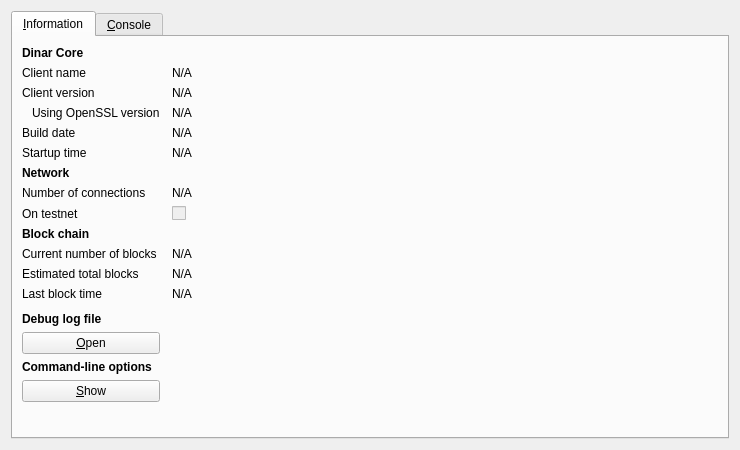
<?xml version="1.0" encoding="UTF-8"?>
<ui version="4.0">
 <class>RPCConsole</class>
 <widget class="QDialog" name="RPCConsole">
  <property name="geometry">
   <rect>
    <x>0</x>
    <y>0</y>
    <width>740</width>
    <height>450</height>
   </rect>
  </property>
  <property name="windowTitle">
   <string>Dinar - Debug window</string>
  </property>
  <layout class="QVBoxLayout" name="verticalLayout_2">
   <item>
    <widget class="QTabWidget" name="tabWidget">
     <property name="currentIndex">
      <number>0</number>
     </property>
     <widget class="QWidget" name="tab_info">
      <attribute name="title">
       <string>&amp;Information</string>
      </attribute>
      <layout class="QGridLayout" name="gridLayout" columnstretch="0,1">
       <property name="horizontalSpacing">
        <number>12</number>
       </property>
       <item row="0" column="0">
        <widget class="QLabel" name="label_9">
         <property name="font">
          <font>
           <weight>75</weight>
           <bold>true</bold>
          </font>
         </property>
         <property name="text">
          <string>Dinar Core</string>
         </property>
        </widget>
       </item>
       <item row="1" column="0">
        <widget class="QLabel" name="label_5">
         <property name="text">
          <string>Client name</string>
         </property>
        </widget>
       </item>
       <item row="1" column="1">
        <widget class="QLabel" name="clientName">
         <property name="cursor">
          <cursorShape>IBeamCursor</cursorShape>
         </property>
         <property name="text">
          <string>N/A</string>
         </property>
         <property name="textFormat">
          <enum>Qt::PlainText</enum>
         </property>
         <property name="textInteractionFlags">
          <set>Qt::LinksAccessibleByMouse|Qt::TextSelectableByKeyboard|Qt::TextSelectableByMouse</set>
         </property>
        </widget>
       </item>
       <item row="2" column="0">
        <widget class="QLabel" name="label_6">
         <property name="text">
          <string>Client version</string>
         </property>
        </widget>
       </item>
       <item row="2" column="1">
        <widget class="QLabel" name="clientVersion">
         <property name="cursor">
          <cursorShape>IBeamCursor</cursorShape>
         </property>
         <property name="text">
          <string>N/A</string>
         </property>
         <property name="textFormat">
          <enum>Qt::PlainText</enum>
         </property>
         <property name="textInteractionFlags">
          <set>Qt::LinksAccessibleByMouse|Qt::TextSelectableByKeyboard|Qt::TextSelectableByMouse</set>
         </property>
        </widget>
       </item>
       <item row="3" column="0">
        <widget class="QLabel" name="label_14">
         <property name="text">
          <string>Using OpenSSL version</string>
         </property>
         <property name="indent">
          <number>10</number>
         </property>
        </widget>
       </item>
       <item row="3" column="1">
        <widget class="QLabel" name="openSSLVersion">
         <property name="cursor">
          <cursorShape>IBeamCursor</cursorShape>
         </property>
         <property name="text">
          <string>N/A</string>
         </property>
         <property name="textFormat">
          <enum>Qt::PlainText</enum>
         </property>
         <property name="textInteractionFlags">
          <set>Qt::LinksAccessibleByMouse|Qt::TextSelectableByKeyboard|Qt::TextSelectableByMouse</set>
         </property>
        </widget>
       </item>
       <item row="4" column="0">
        <widget class="QLabel" name="label_12">
         <property name="text">
          <string>Build date</string>
         </property>
        </widget>
       </item>
       <item row="4" column="1">
        <widget class="QLabel" name="buildDate">
         <property name="cursor">
          <cursorShape>IBeamCursor</cursorShape>
         </property>
         <property name="text">
          <string>N/A</string>
         </property>
         <property name="textFormat">
          <enum>Qt::PlainText</enum>
         </property>
         <property name="textInteractionFlags">
          <set>Qt::LinksAccessibleByMouse|Qt::TextSelectableByKeyboard|Qt::TextSelectableByMouse</set>
         </property>
        </widget>
       </item>
       <item row="5" column="0">
        <widget class="QLabel" name="label_13">
         <property name="text">
          <string>Startup time</string>
         </property>
        </widget>
       </item>
       <item row="5" column="1">
        <widget class="QLabel" name="startupTime">
         <property name="cursor">
          <cursorShape>IBeamCursor</cursorShape>
         </property>
         <property name="text">
          <string>N/A</string>
         </property>
         <property name="textFormat">
          <enum>Qt::PlainText</enum>
         </property>
         <property name="textInteractionFlags">
          <set>Qt::LinksAccessibleByMouse|Qt::TextSelectableByKeyboard|Qt::TextSelectableByMouse</set>
         </property>
        </widget>
       </item>
       <item row="6" column="0">
        <widget class="QLabel" name="label_11">
         <property name="font">
          <font>
           <weight>75</weight>
           <bold>true</bold>
          </font>
         </property>
         <property name="text">
          <string>Network</string>
         </property>
        </widget>
       </item>
       <item row="7" column="0">
        <widget class="QLabel" name="label_7">
         <property name="text">
          <string>Number of connections</string>
         </property>
        </widget>
       </item>
       <item row="7" column="1">
        <widget class="QLabel" name="numberOfConnections">
         <property name="cursor">
          <cursorShape>IBeamCursor</cursorShape>
         </property>
         <property name="text">
          <string>N/A</string>
         </property>
         <property name="textFormat">
          <enum>Qt::PlainText</enum>
         </property>
         <property name="textInteractionFlags">
          <set>Qt::LinksAccessibleByMouse|Qt::TextSelectableByKeyboard|Qt::TextSelectableByMouse</set>
         </property>
        </widget>
       </item>
       <item row="8" column="0">
        <widget class="QLabel" name="label_8">
         <property name="text">
          <string>On testnet</string>
         </property>
        </widget>
       </item>
       <item row="8" column="1">
        <widget class="QCheckBox" name="isTestNet">
         <property name="enabled">
          <bool>false</bool>
         </property>
         <property name="text">
          <string/>
         </property>
        </widget>
       </item>
       <item row="9" column="0">
        <widget class="QLabel" name="label_10">
         <property name="font">
          <font>
           <weight>75</weight>
           <bold>true</bold>
          </font>
         </property>
         <property name="text">
          <string>Block chain</string>
         </property>
        </widget>
       </item>
       <item row="10" column="0">
        <widget class="QLabel" name="label_3">
         <property name="text">
          <string>Current number of blocks</string>
         </property>
        </widget>
       </item>
       <item row="10" column="1">
        <widget class="QLabel" name="numberOfBlocks">
         <property name="cursor">
          <cursorShape>IBeamCursor</cursorShape>
         </property>
         <property name="text">
          <string>N/A</string>
         </property>
         <property name="textFormat">
          <enum>Qt::PlainText</enum>
         </property>
         <property name="textInteractionFlags">
          <set>Qt::LinksAccessibleByMouse|Qt::TextSelectableByKeyboard|Qt::TextSelectableByMouse</set>
         </property>
        </widget>
       </item>
       <item row="11" column="0">
        <widget class="QLabel" name="label_4">
         <property name="text">
          <string>Estimated total blocks</string>
         </property>
        </widget>
       </item>
       <item row="11" column="1">
        <widget class="QLabel" name="totalBlocks">
         <property name="cursor">
          <cursorShape>IBeamCursor</cursorShape>
         </property>
         <property name="text">
          <string>N/A</string>
         </property>
         <property name="textFormat">
          <enum>Qt::PlainText</enum>
         </property>
         <property name="textInteractionFlags">
          <set>Qt::LinksAccessibleByMouse|Qt::TextSelectableByKeyboard|Qt::TextSelectableByMouse</set>
         </property>
        </widget>
       </item>
       <item row="12" column="0">
        <widget class="QLabel" name="label_2">
         <property name="text">
          <string>Last block time</string>
         </property>
        </widget>
       </item>
       <item row="12" column="1">
        <widget class="QLabel" name="lastBlockTime">
         <property name="cursor">
          <cursorShape>IBeamCursor</cursorShape>
         </property>
         <property name="text">
          <string>N/A</string>
         </property>
         <property name="textFormat">
          <enum>Qt::PlainText</enum>
         </property>
         <property name="textInteractionFlags">
          <set>Qt::LinksAccessibleByMouse|Qt::TextSelectableByKeyboard|Qt::TextSelectableByMouse</set>
         </property>
        </widget>
       </item>
       <item row="13" column="0">
        <spacer name="verticalSpacer_2">
         <property name="orientation">
          <enum>Qt::Vertical</enum>
         </property>
         <property name="sizeHint" stdset="0">
          <size>
           <width>20</width>
           <height>20</height>
          </size>
         </property>
        </spacer>
       </item>
       <item row="14" column="0">
        <widget class="QLabel" name="labelDebugLogfile">
         <property name="font">
          <font>
           <weight>75</weight>
           <bold>true</bold>
          </font>
         </property>
         <property name="text">
          <string>Debug log file</string>
         </property>
        </widget>
       </item>
       <item row="15" column="0">
        <widget class="QPushButton" name="openDebugLogfileButton">
         <property name="toolTip">
          <string>Open the Dinar debug log file from the current data directory. This can take a few seconds for large log files.</string>
         </property>
         <property name="text">
          <string>&amp;Open</string>
         </property>
         <property name="autoDefault">
          <bool>false</bool>
         </property>
        </widget>
       </item>
       <item row="16" column="0">
        <widget class="QLabel" name="labelCLOptions">
         <property name="font">
          <font>
           <weight>75</weight>
           <bold>true</bold>
          </font>
         </property>
         <property name="text">
          <string>Command-line options</string>
         </property>
        </widget>
       </item>
       <item row="17" column="0">
        <widget class="QPushButton" name="showCLOptionsButton">
         <property name="toolTip">
          <string>Show the Dinar-Qt help message to get a list with possible Dinar command-line options.</string>
         </property>
         <property name="text">
          <string>&amp;Show</string>
         </property>
         <property name="autoDefault">
          <bool>false</bool>
         </property>
        </widget>
       </item>
       <item row="18" column="0">
        <spacer name="verticalSpacer">
         <property name="orientation">
          <enum>Qt::Vertical</enum>
         </property>
         <property name="sizeHint" stdset="0">
          <size>
           <width>20</width>
           <height>40</height>
          </size>
         </property>
        </spacer>
       </item>
      </layout>
     </widget>
     <widget class="QWidget" name="tab_console">
      <attribute name="title">
       <string>&amp;Console</string>
      </attribute>
      <layout class="QVBoxLayout" name="verticalLayout_3">
       <property name="spacing">
        <number>3</number>
       </property>
       <item>
        <widget class="QTextEdit" name="messagesWidget">
         <property name="minimumSize">
          <size>
           <width>0</width>
           <height>100</height>
          </size>
         </property>
         <property name="readOnly">
          <bool>true</bool>
         </property>
         <property name="tabKeyNavigation" stdset="0">
          <bool>false</bool>
         </property>
         <property name="columnCount" stdset="0">
          <number>2</number>
         </property>
        </widget>
       </item>
       <item>
        <layout class="QHBoxLayout" name="horizontalLayout">
         <property name="spacing">
          <number>3</number>
         </property>
         <item>
          <widget class="QLabel" name="label">
           <property name="text">
            <string notr="true">&gt;</string>
           </property>
          </widget>
         </item>
         <item>
          <widget class="QLineEdit" name="lineEdit"/>
         </item>
         <item>
          <widget class="QPushButton" name="clearButton">
           <property name="maximumSize">
            <size>
             <width>24</width>
             <height>24</height>
            </size>
           </property>
           <property name="toolTip">
            <string>Clear console</string>
           </property>
           <property name="text">
            <string/>
           </property>
           <property name="icon">
            <iconset resource="../bitcoin.qrc">
             <normaloff>:/icons/remove</normaloff>:/icons/remove</iconset>
           </property>
           <property name="shortcut">
            <string notr="true">Ctrl+L</string>
           </property>
           <property name="autoDefault">
            <bool>false</bool>
           </property>
          </widget>
         </item>
        </layout>
       </item>
      </layout>
     </widget>
    </widget>
   </item>
  </layout>
 </widget>
 <resources>
  <include location="../bitcoin.qrc"/>
 </resources>
 <connections/>
</ui>
